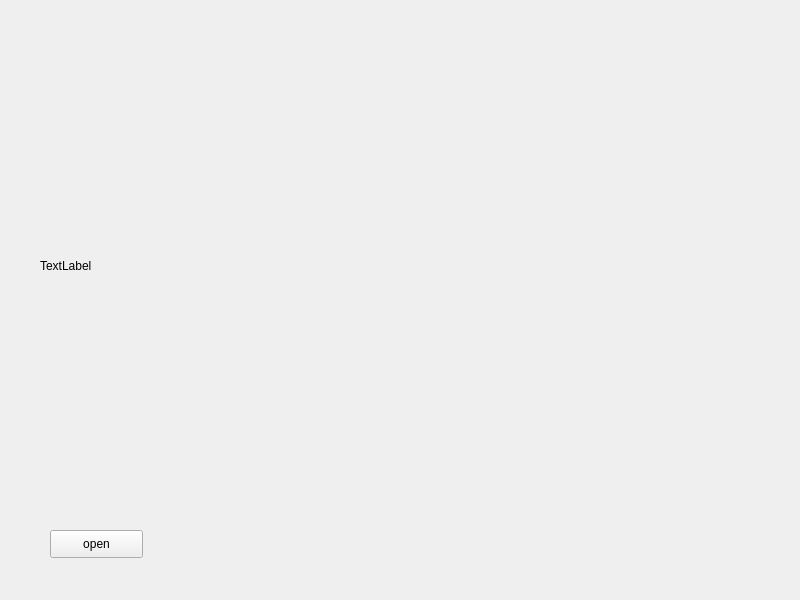
<?xml version="1.0" encoding="UTF-8"?>
<ui version="4.0">
 <class>Widget</class>
 <widget class="QWidget" name="Widget">
  <property name="geometry">
   <rect>
    <x>0</x>
    <y>0</y>
    <width>800</width>
    <height>600</height>
   </rect>
  </property>
  <property name="windowTitle">
   <string>Widget</string>
  </property>
  <widget class="QPushButton" name="pushButton">
   <property name="geometry">
    <rect>
     <x>50</x>
     <y>530</y>
     <width>93</width>
     <height>28</height>
    </rect>
   </property>
   <property name="text">
    <string>open</string>
   </property>
  </widget>
  <widget class="QLabel" name="label">
   <property name="geometry">
    <rect>
     <x>40</x>
     <y>40</y>
     <width>711</width>
     <height>451</height>
    </rect>
   </property>
   <property name="text">
    <string>TextLabel</string>
   </property>
  </widget>
 </widget>
 <resources/>
 <connections/>
</ui>
